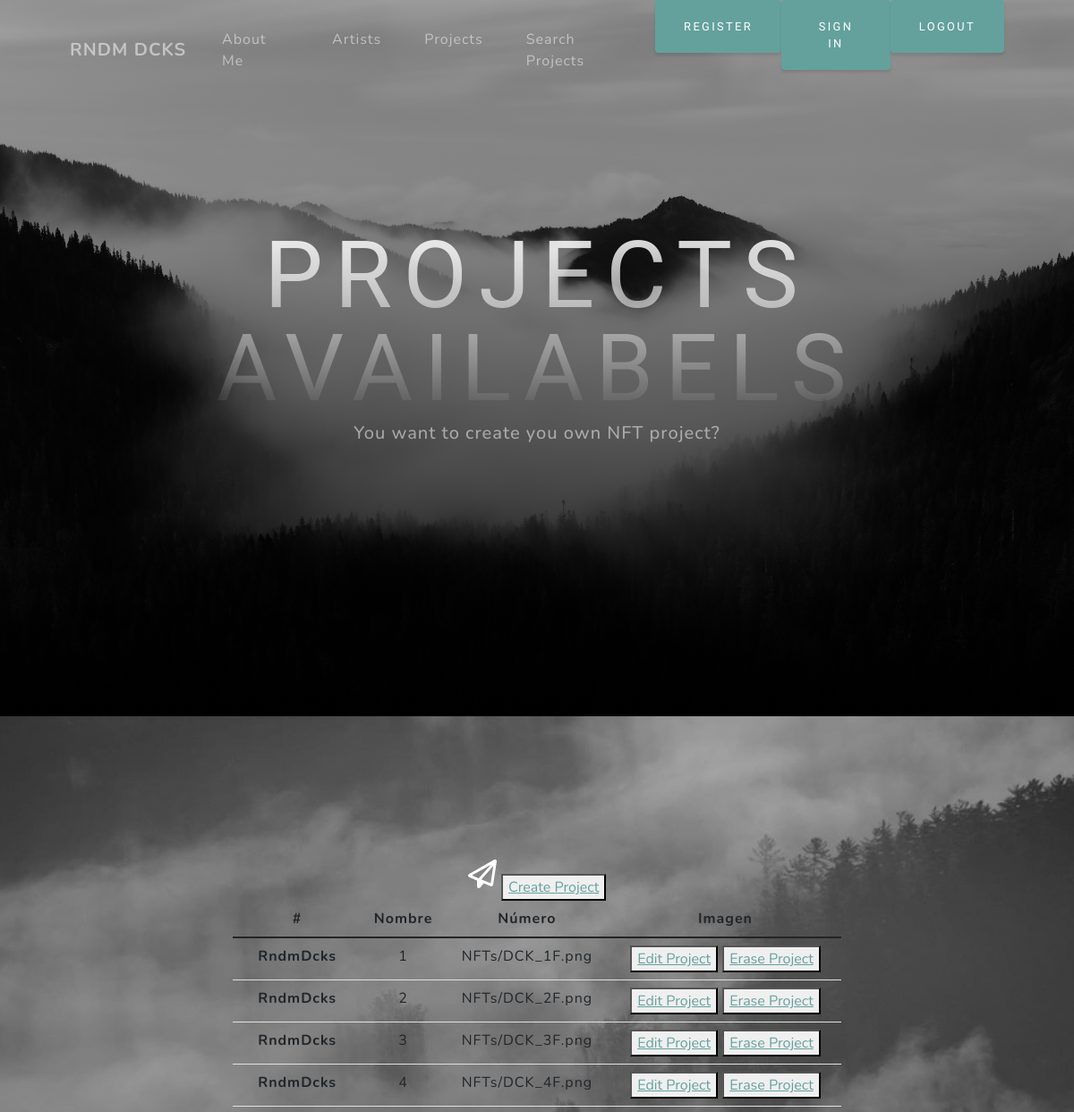
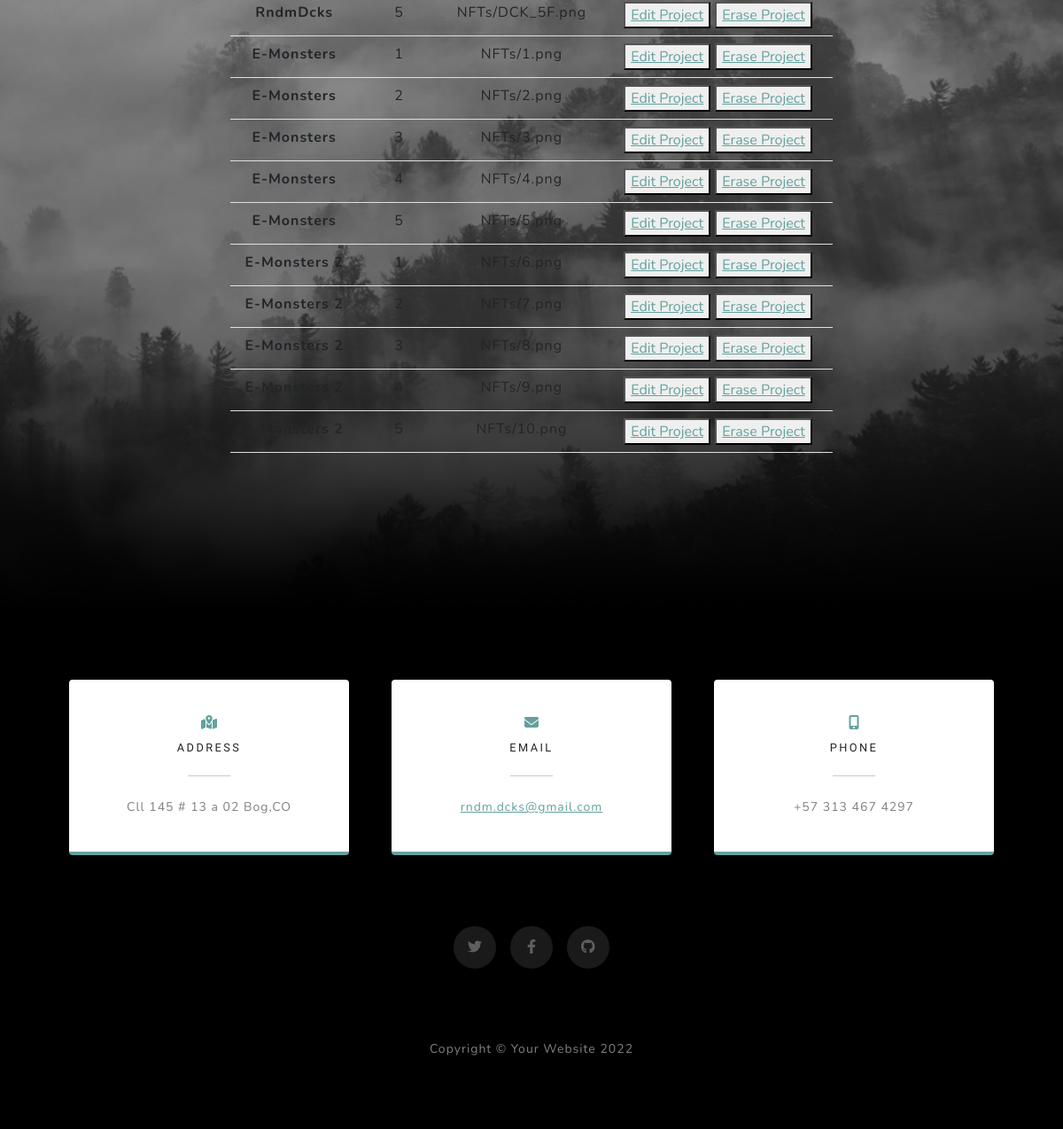
Page /App_Coder/Proyectos/lista on the committed database (2 pictures, top to bottom).
### App_Coder/models.py (models this page shows, shortened)
class proyectos(models.Model):
    nombre = models.CharField(max_length=40) #Mensajes de texto pequeños
    cantidad = models.IntegerField(default = None)
    imagen = models.ImageField(upload_to = 'NFTs', null=True)

### App_Coder/views.py (the view)
# urls.py: path("Proyectos/lista", ProyectoLista.as_view(), name = "Ver Proyectos"),
class ProyectoLista(ListView): #por defecto el template name se llama curso_list.html
    model = proyectos
    template_name = "App_Coder/Proyectos/proyectos_list.html"

### App_Coder/templates/App_Coder/Proyectos/proyectos_list.html
{% extends 'App_Coder/inicio.html' %}
{% block titulo %}
   Projects Availabels
 {% endblock %}
 {% block forms %}
 <button>
    <a href="{% url 'Projects' %}">Create Project</a>
</button>
<table class="table">
    <thead>
      <tr>
        <th scope="col">#</th>
        <th scope="col">Nombre</th>
        <th scope="col">Número</th>
        <th scope="col">Imagen</th>
      </tr>
    </thead>
    <tbody>
        {% for project in object_list %}
        <tr>
            <th scope="row">{{project.nombre}}</th>
            <td>{{project.cantidad}}</td>
            <td>{{project.imagen}}</td>
            <td>
                <button>
                    <a href="{% url 'Editar Proyectos' projects.nombre %}">Edit Project</a>
                </button>
                <button>
                    <a href="{% url 'Borrar Proyectos' proyects.nombre %}">Erase Project</a>
                </button>
            </td>
        </tr>
        {% endfor %}
    </tbody>
  </table>
{% endblock %}

### rows in the picture
proyectos: nombre "RndmDcks", cantidad "1", imagen "NFTs/DCK_1F.png"
proyectos: nombre "RndmDcks", cantidad "2", imagen "NFTs/DCK_2F.png"
proyectos: nombre "RndmDcks", cantidad "3", imagen "NFTs/DCK_3F.png"
proyectos: nombre "RndmDcks", cantidad "4", imagen "NFTs/DCK_4F.png"
proyectos: nombre "RndmDcks", cantidad "5", imagen "NFTs/DCK_5F.png"
proyectos: nombre "E-Monsters", cantidad "1", imagen "NFTs/1.png"
proyectos: nombre "E-Monsters", cantidad "2", imagen "NFTs/2.png"
proyectos: nombre "E-Monsters", cantidad "3", imagen "NFTs/3.png"
proyectos: nombre "E-Monsters", cantidad "4", imagen "NFTs/4.png"
proyectos: nombre "E-Monsters", cantidad "5", imagen "NFTs/5.png"
proyectos: nombre "E-Monsters 2", cantidad "1", imagen "NFTs/6.png"
proyectos: nombre "E-Monsters 2", cantidad "2", imagen "NFTs/7.png"
proyectos: nombre "E-Monsters 2", cantidad "3", imagen "NFTs/8.png"
proyectos: nombre "E-Monsters 2", imagen "NFTs/9.png"
proyectos: nombre "E-Monsters 2", cantidad "5", imagen "NFTs/10.png"
